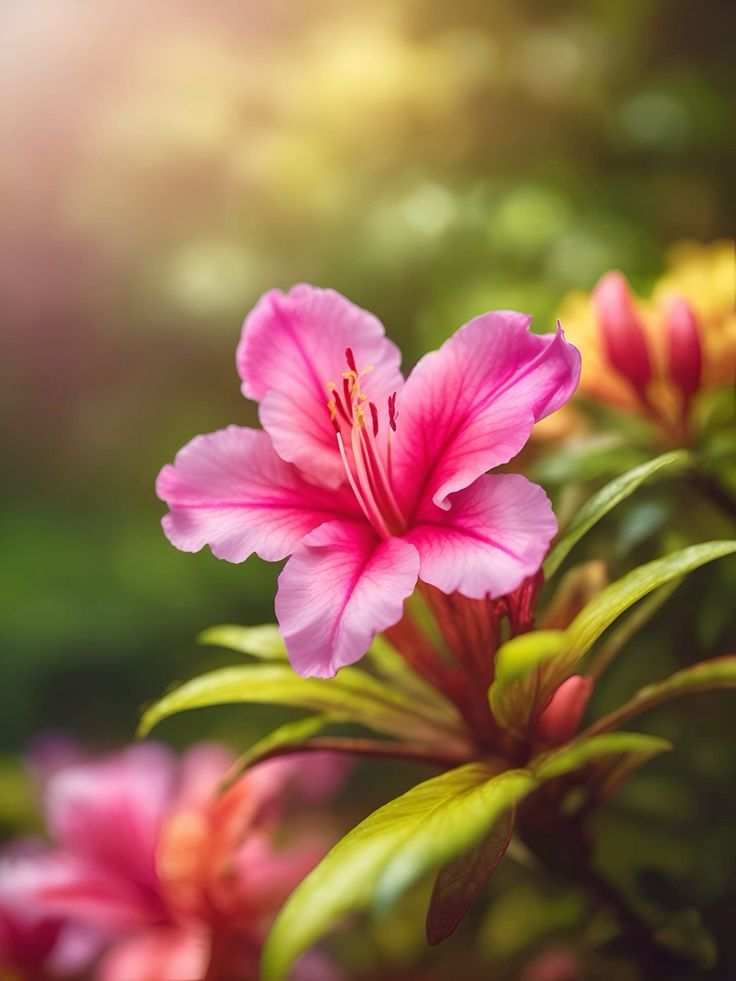
#> input picture Gambar Bunga.jpg, 736 x 981 px
$ jupyter execute point_operation_citra_digital.ipynb
#> lines starting #> are read from the running program, lines starting #| are printed output that depends on the picture
# Analisis Operasi Point Operation pada Citra Digital

Tujuan

1. Membaca dan menampilkan citra digital.
2. Menerapkan operasi kecerahan dan kontras pada setiap piksel.
3. Membandingkan citra asli dengan hasil pengolahan.
4. Mengamati perubahan distribusi intensitas melalui histogram.
5. Membandingkan rata-rata intensitas, standar deviasi, dan entropi.

## 1. Dasar teori

Point Operation adalah operasi yang menghitung nilai piksel keluaran berdasarkan nilai piksel masukan pada posisi yang sama. Operasi ini tidak memerlukan nilai piksel tetangga.

### Operasi kecerahan (*brightness*)

\[
g(x,y)=f(x,y)+b
\]

`b` adalah nilai perubahan kecerahan. Nilai positif membuat citra lebih terang dan nilai negatif membuatnya lebih gelap.

### Operasi kontras (*contrast*)

\[
g(x,y)=\alpha(f(x,y)-128)+128
\]

`α` adalah faktor kontras. Jika `α > 1`, perbedaan intensitas diperbesar; jika `0 < α < 1`, perbedaan intensitas diperkecil. Angka 128 adalah titik tengah rentang intensitas 8-bit (0–255).

Setelah perhitungan, nilai piksel dibatasi pada rentang 0–255. Pembatasan ini diperlukan karena nilai di luar rentang tersebut tidak dapat direpresentasikan sebagai intensitas 8-bit.

## 2. Persiapan library

[cell 1]
import numpy as np
import pandas as pd
import matplotlib.pyplot as plt
from PIL import Image
from pathlib import Path

plt.rcParams["figure.dpi"] = 100
print("Library berhasil diimpor.")

## 3. Membaca citra asli

Foto dibuka menggunakan Pillow lalu dikonversi menjadi RGB. Array NumPy memudahkan program melakukan perhitungan terhadap nilai piksel. Foto harus berada di folder yang sama dengan notebook, kecuali kamu menuliskan path foldernya.

[cell 2]
IMG_PATH = "Gambar Bunga.jpg"

if not Path(IMG_PATH).exists():
    raise FileNotFoundError(
        f"File '{IMG_PATH}' tidak ditemukan. Letakkan foto di folder notebook "
        "atau ubah IMG_PATH sesuai lokasi file."
    )

citra = np.array(Image.open(IMG_PATH).convert("RGB"))
#> citra is the input picture: shape (981, 736, 3); mean R, G, B 148, 108, 78.5

print("Ukuran array (tinggi, lebar, kanal):", citra.shape)
#| Ukuran array (tinggi, lebar, kanal): (981, 736, 3)
print("Tipe data:", citra.dtype)
#| Tipe data: uint8
print("Nilai piksel minimum:", citra.min())
#| Nilai piksel minimum: 0
print("Nilai piksel maksimum:", citra.max())
#| Nilai piksel maksimum: 255

plt.figure(figsize=(7, 5))
plt.imshow(citra)
plt.title("Citra Asli")
plt.axis("off")
plt.show()

## 4. Fungsi Point Operation

Fungsi berikut menjalankan perubahan kecerahan terlebih dahulu, kemudian perubahan kontras. Data sementara menggunakan `float32` agar perhitungan tidak mengalami masalah tipe bilangan bulat. `np.clip` menjaga nilai tetap pada rentang 0–255.

[cell 3]
def point_operation(citra, brightness=0, contrast=1.0):
#> called with brightness = 50, contrast = 1
    hasil = citra.astype(np.float32)

    # Mengubah kecerahan
    hasil = hasil + brightness

    # Mengubah kontras terhadap titik tengah 128
    hasil = (hasil - 128) * contrast + 128

    # Membatasi intensitas ke rentang citra 8-bit
    hasil = np.clip(hasil, 0, 255)

    return hasil.astype(np.uint8)

## 5. Eksperimen 1: perubahan kecerahan

Pada eksperimen ini, kecerahan diubah dengan nilai +50 dan -50. Parameter kontras dibiarkan 1.0 sehingga tidak ada perubahan kontras tambahan.

[cell 4]
citra_terang = point_operation(citra, brightness=50, contrast=1.0)
citra_gelap = point_operation(citra, brightness=-50, contrast=1.0)
#> call 2 of point_operation, with brightness = -50, contrast = 1
#> in point_operation (call 2), `hasil = np.clip(hasil, 0, 255)`:
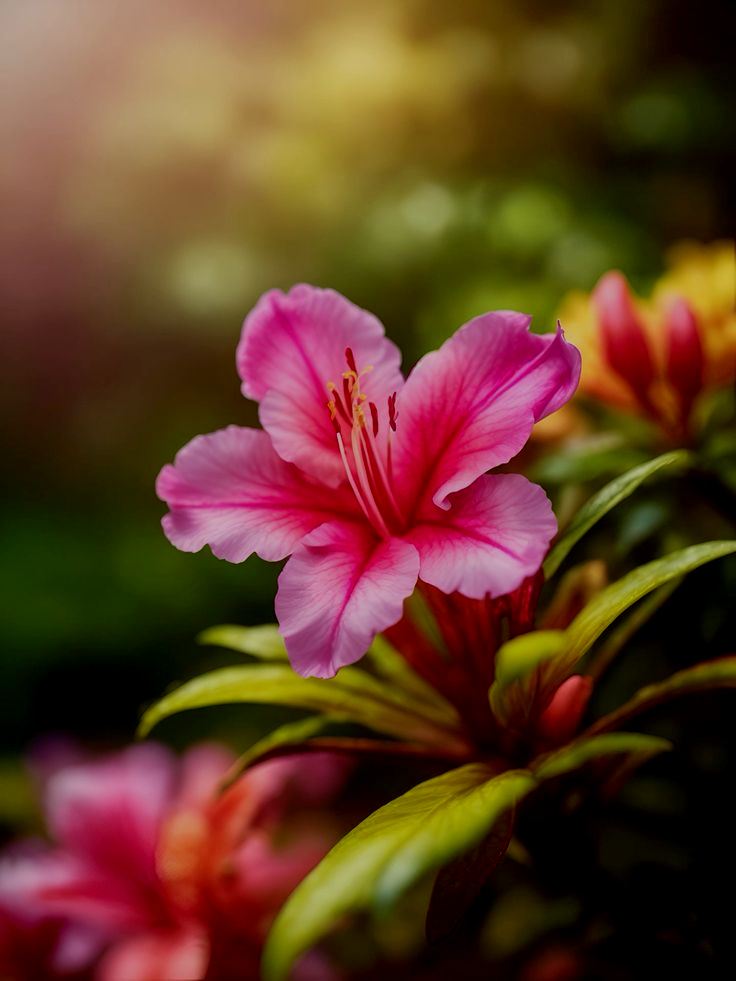
#> hasil: shape (981, 736, 3) float32; mean R, G, B 98.4, 60.7, 37

fig, ax = plt.subplots(1, 3, figsize=(14, 4.5))
for a, gambar, judul in zip(
    ax,
    [citra, citra_terang, citra_gelap],
    ["Asli", "Lebih Terang (+50)", "Lebih Gelap (-50)"]
):
    a.imshow(gambar)
    a.set_title(judul)
    a.axis("off")
#> this loop made 3 passes
#> judul on passes 1 to 3: 'Asli', 'Lebih Terang (+50)', 'Lebih Gelap (-50)'
plt.tight_layout()
plt.show()
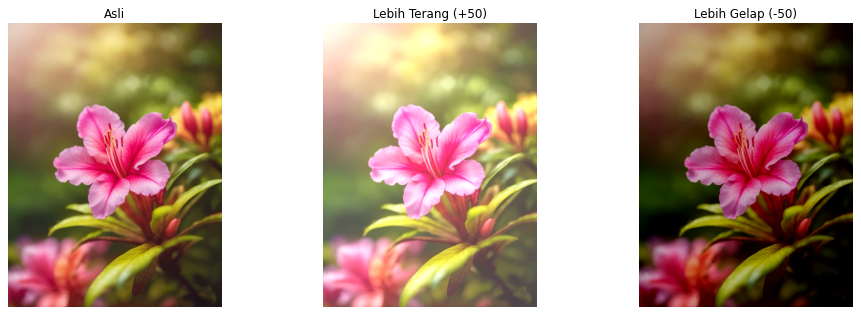
#> figure drawn by matplotlib, 3 panels

### Histogram kecerahan

Histogram menunjukkan jumlah piksel pada tiap tingkat intensitas. Sumbu horizontal menunjukkan intensitas 0–255, sedangkan sumbu vertikal menunjukkan jumlah piksel. Ketika citra dibuat lebih terang, distribusi umumnya bergeser ke kanan; ketika dibuat lebih gelap, distribusi umumnya bergeser ke kiri. Bagian yang mencapai 0 atau 255 dapat menandakan detail gelap/terang yang terpotong (*clipping*).

[cell 5]
def keabuan(rgb):
    # Konversi RGB ke intensitas grayscale untuk analisis histogram
    return np.round(
        0.299 * rgb[:, :, 0] +
        0.587 * rgb[:, :, 1] +
        0.114 * rgb[:, :, 2]
    ).astype(np.uint8)

fig, ax = plt.subplots(1, 3, figsize=(14, 4))
for a, gambar, judul in zip(
    ax,
    [citra, citra_terang, citra_gelap],
    ["Histogram Asli", "Histogram Lebih Terang", "Histogram Lebih Gelap"]
):
    a.hist(keabuan(gambar).ravel(), bins=256, range=(0, 256), color="gray")
    a.set_title(judul)
    a.set_xlim(0, 255)
    a.set_xlabel("Intensitas piksel")
    a.set_ylabel("Jumlah piksel")
#> this loop made 3 passes
plt.tight_layout()
plt.show()
#> figure, not shown here; panel 1: tallest bar 6789 high, from x = 90 to 91; panel 2: tallest bar 6763 high, from x = 140 to 141; panel 3: tallest bar 39911 high, from x = 0 to 1

### Pengamatan kecerahan

Amati apakah histogram hasil bergeser ke kanan atau kiri dibandingkan histogram asli. Kecerahan yang terlalu tinggi dapat membuat area terang kehilangan detail, sedangkan kecerahan terlalu rendah dapat menyatukan detail di area gelap. Pengamatan akhir perlu disesuaikan dengan foto yang digunakan.

## 6. Eksperimen 2: perubahan kontras

Eksperimen ini menggunakan faktor kontras 1.5 (kontras tinggi) dan 0.5 (kontras rendah). Kecerahan tambahan diatur ke 0.

[cell 6]
citra_kontras_tinggi = point_operation(citra, brightness=0, contrast=1.5)
citra_kontras_rendah = point_operation(citra, brightness=0, contrast=0.5)
#> call 4 of point_operation, with brightness = 0, contrast = 0.5
#> in point_operation (call 4), `hasil = (hasil - 128) * contrast + 128`:
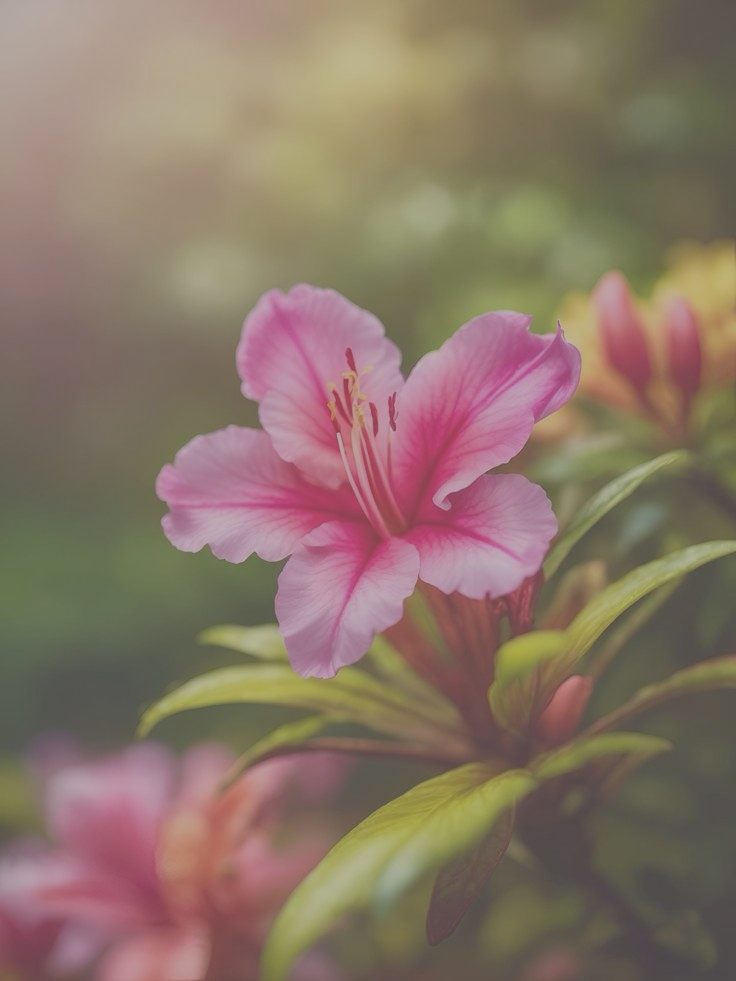
#> hasil: shape (981, 736, 3) float32; mean R, G, B 138, 118, 103.3

fig, ax = plt.subplots(1, 3, figsize=(14, 4.5))
for a, gambar, judul in zip(
    ax,
    [citra, citra_kontras_tinggi, citra_kontras_rendah],
    ["Asli", "Kontras Tinggi (1.5)", "Kontras Rendah (0.5)"]
):
    a.imshow(gambar)
    a.set_title(judul)
    a.axis("off")
#> this loop made 3 passes
#> judul on passes 1 to 3: 'Asli', 'Kontras Tinggi (1.5)', 'Kontras Rendah (0.5)'
plt.tight_layout()
plt.show()

### Histogram kontras

Kontras tinggi cenderung menyebarkan intensitas menjauhi titik tengah, sedangkan kontras rendah cenderung mengumpulkan intensitas mendekati titik tengah. Efek persisnya bergantung pada distribusi piksel citra asli dan pembatasan nilai 0–255.

[cell 7]
fig, ax = plt.subplots(1, 3, figsize=(14, 4))
for a, gambar, judul in zip(
    ax,
    [citra, citra_kontras_tinggi, citra_kontras_rendah],
    ["Histogram Asli", "Histogram Kontras Tinggi", "Histogram Kontras Rendah"]
):
    a.hist(keabuan(gambar).ravel(), bins=256, range=(0, 256), color="gray")
    a.set_title(judul)
    a.set_xlim(0, 255)
    a.set_xlabel("Intensitas piksel")
    a.set_ylabel("Jumlah piksel")
#> this loop made 3 passes
plt.tight_layout()
plt.show()
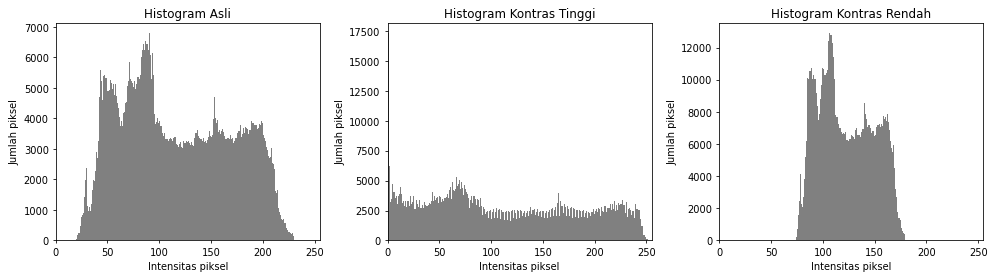
#> figure drawn by matplotlib, 3 panels; panel 1: tallest bar 6789 high, from x = 90 to 91; panel 2: tallest bar 17334 high, from x = 0 to 1; panel 3: tallest bar 12888 high, from x = 106 to 107

## 7. Metrik pengukuran

Metrik berikut dipakai untuk membantu membandingkan hasil secara numerik:

- **Rata-rata intensitas:** gambaran tingkat terang citra grayscale.
- **Standar deviasi:** menunjukkan seberapa menyebar intensitas; sering dipakai sebagai indikasi kontras.
- **Entropi Shannon:** mengukur keragaman distribusi intensitas. Nilai lebih tinggi tidak selalu berarti citra lebih baik, karena noise juga dapat menambah keragaman.

Metrik ini bersifat pendukung dan tidak menggantikan pemeriksaan visual.

[cell 8]
def entropi_shannon(gray):
    histogram = np.bincount(gray.ravel(), minlength=256).astype(float)
#> histogram = 256 values, max 6789 at index 90, min 0 at index 0, mean 2820.4
    probabilitas = histogram / histogram.sum()
#> probabilitas = 256 values, max 0.0094 at index 90, min 0 at index 0, mean 0.00391
    probabilitas = probabilitas[probabilitas > 0]
#> probabilitas = 212 values, max 0.0094 at index 71, min 1.8e-05 at index 211, mean 0.00472
    return -np.sum(probabilitas * np.log2(probabilitas))

def hitung_metrik(rgb, nama):
    gray = keabuan(rgb)
    return {
        "Citra": nama,
        "Rata-rata intensitas": gray.mean(),
        "Standar deviasi": gray.std(),
        "Entropi (bit)": entropi_shannon(gray)
    }

citra_hasil = [
    ("Asli", citra),
    ("Lebih terang", citra_terang),
    ("Lebih gelap", citra_gelap),
    ("Kontras tinggi", citra_kontras_tinggi),
    ("Kontras rendah", citra_kontras_rendah),
]

tabel_metrik = pd.DataFrame(
    [hitung_metrik(gambar, nama) for nama, gambar in citra_hasil]
).round(3)
#> in keabuan (call 9), `return np.round( 0.299 * rgb[:, :, 0] + 0.587 * rgb[:, :, 1] + 0.114 *..`:
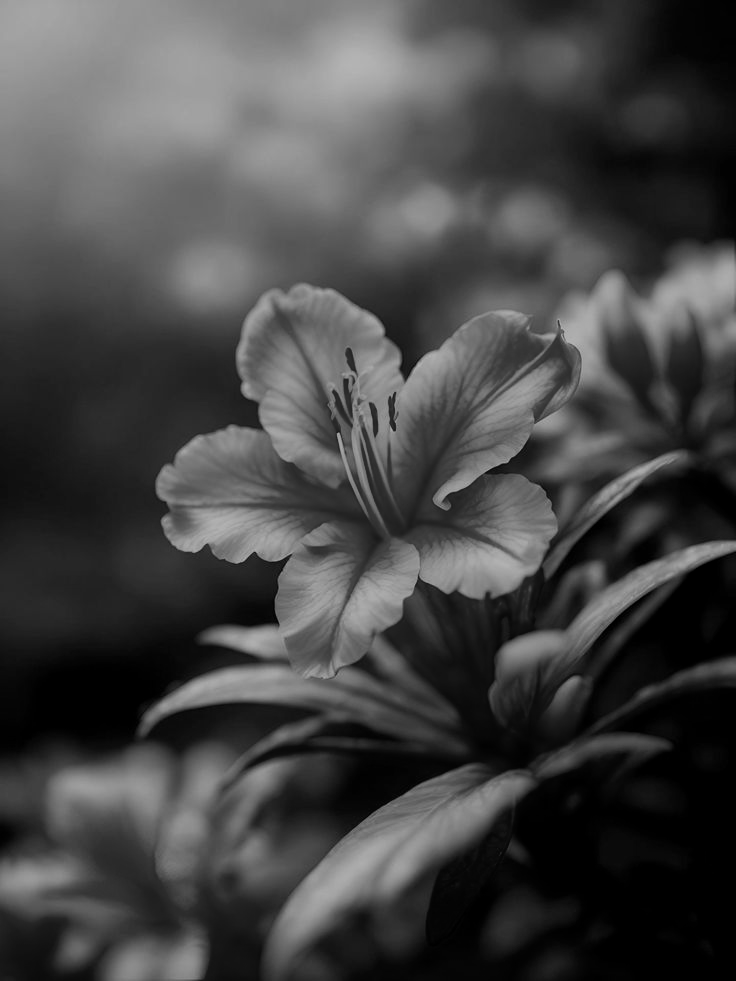
#> returned value: shape (981, 736); min 0, max 180, mean 69.3
#> in keabuan (call 10), `return np.round( 0.299 * rgb[:, :, 0] + 0.587 * rgb[:, :, 1] + 0.114 *..`:
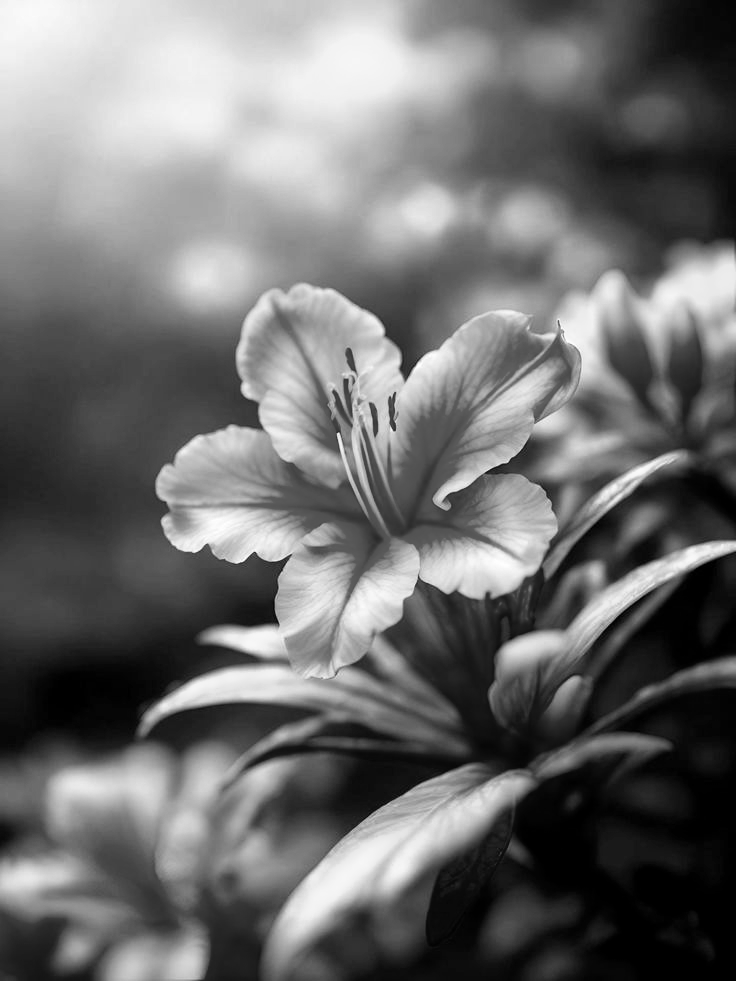
#> returned value: shape (981, 736); min 0, max 255, mean 110.6
#> in keabuan (call 11), `return np.round( 0.299 * rgb[:, :, 0] + 0.587 * rgb[:, :, 1] + 0.114 *..`:
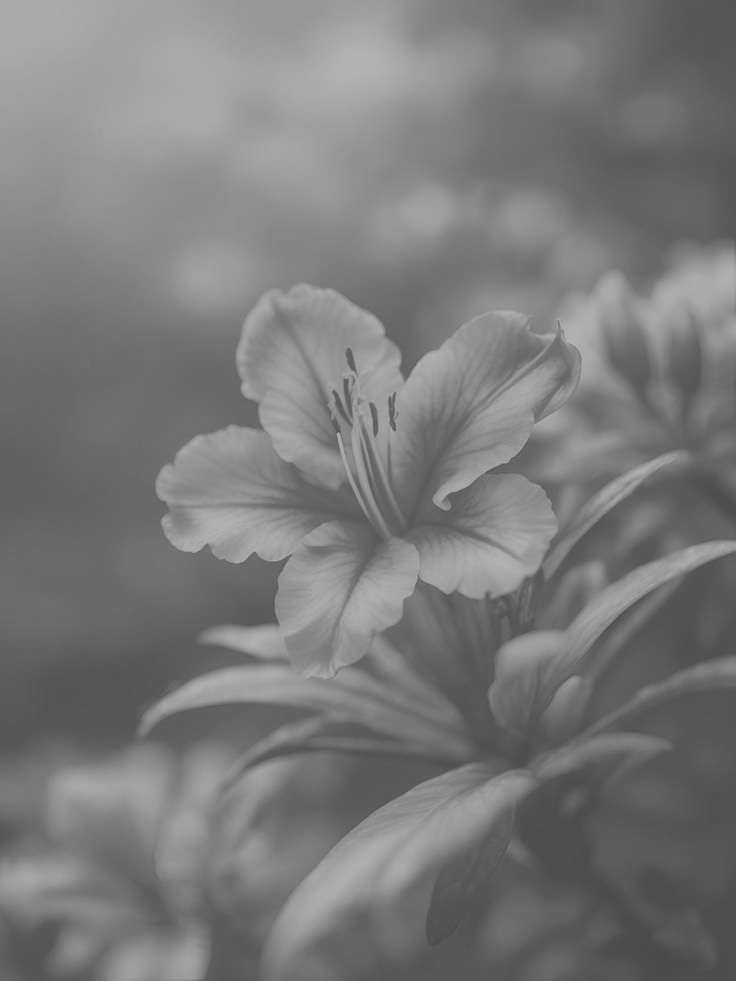
#> returned value: shape (981, 736); min 73, max 179, mean 122
#> tabel_metrik = table of 5 rows and 4 columns

tabel_metrik
#> Out = table of 5 rows and 4 columns

## 8. Rekapitulasi hasil

Tabel ini merangkum metrik dari semua citra yang dibandingkan.

[cell 9]
tabel_metrik
#> Out = table of 5 rows and 4 columns

## 9. Menyimpan hasil citra

Hasil disimpan dalam format PNG agar tidak terkena kompresi JPEG tambahan. File akan tersimpan di folder kerja notebook.

[cell 10]
nama_file = {
    "lebih_terang": citra_terang,
    "lebih_gelap": citra_gelap,
    "kontras_tinggi": citra_kontras_tinggi,
    "kontras_rendah": citra_kontras_rendah,
}

for nama, gambar in nama_file.items():
    Image.fromarray(gambar).save(f"hasil_{nama}.png")
#> this loop made 4 passes

print("Hasil pengolahan berhasil disimpan.")
